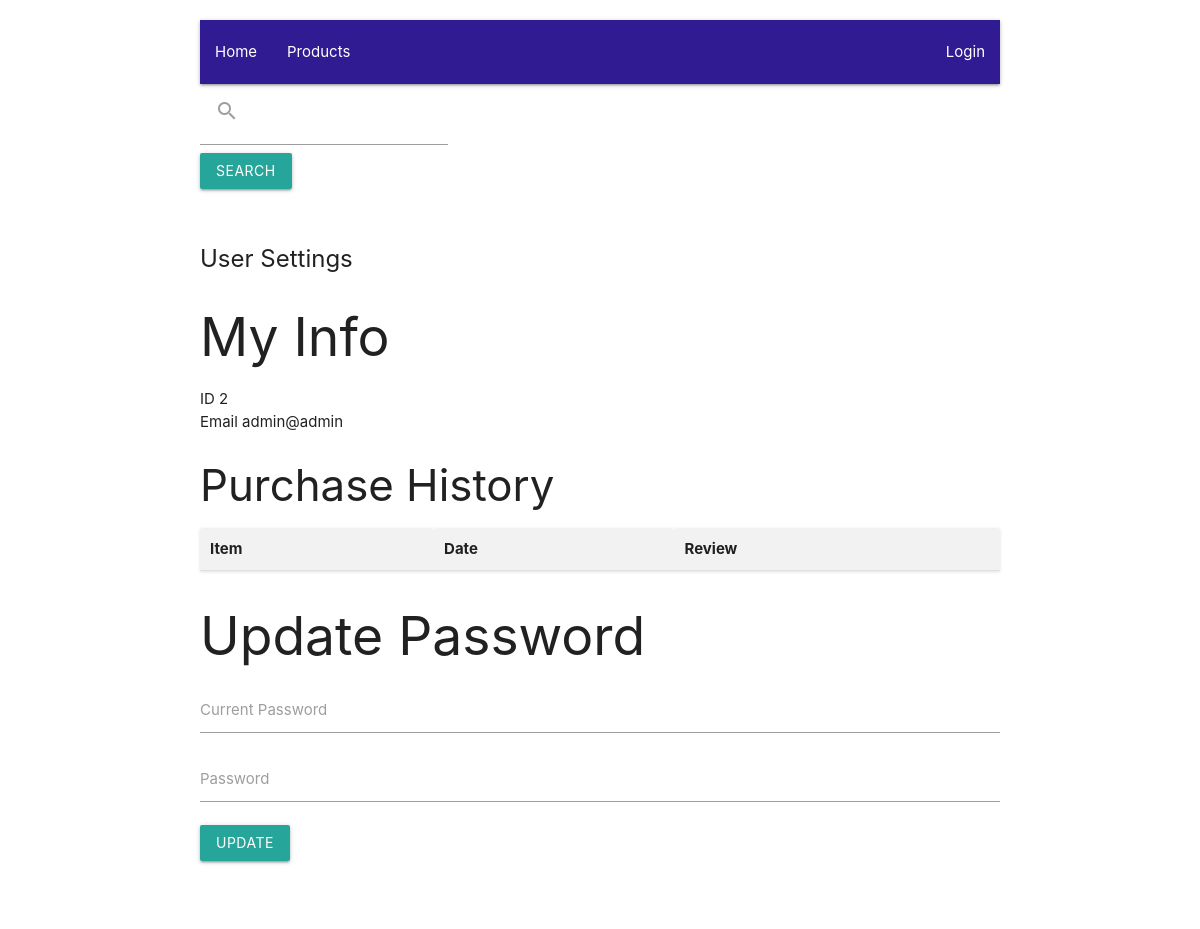
Before: /user/2/settings with the older database file.
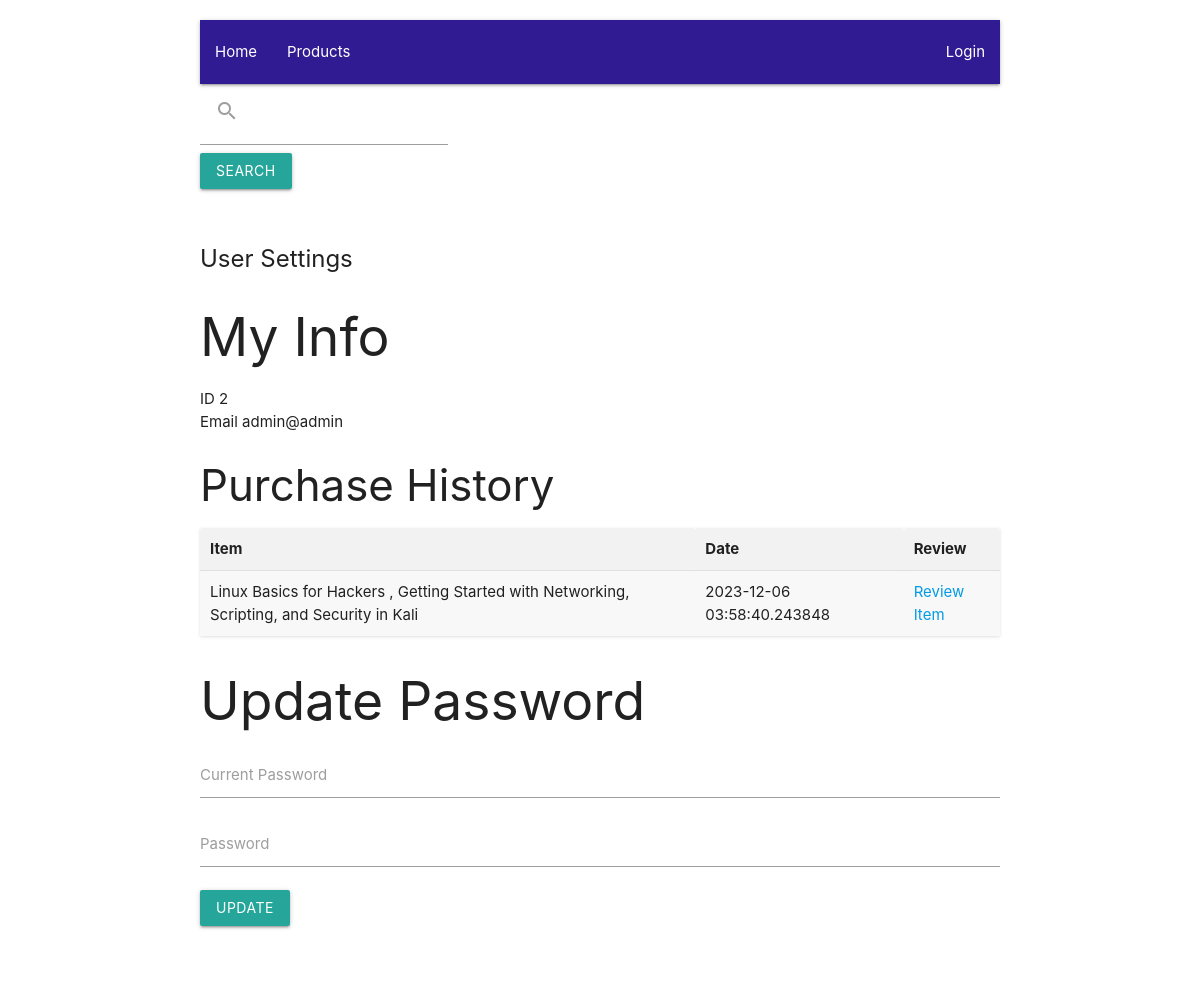
After: the same page with the newer database file.
### tables this page shows
CREATE TABLE user (
   id INTEGER PRIMARY KEY,
   email TEXT NOT NULL,
   password TEXT NOT NULL
   );

CREATE TABLE purchase (
  id INTEGER PRIMARY KEY,
  userID INTEGER NOT NULL,
  productID INTEGER NOT NULL,
  date DATE
  );

CREATE TABLE product (
   id INTEGER PRIMARY KEY,
   name TEXT NOT NULL,
   description TEXT NOT NULL,
   price REAL,
   image TEXT
   , seller_id INTEGER);

### app/views.py (the view)
@app.route("/user/<userId>/settings")
def settings(userId):
    theQry = "Select * FROM User WHERE id = ?"
    thisUser =  query_db(theQry, (userId,),one=True)
    if not thisUser:
        flask.flash("No Such User")
        return flask.redirect(flask.url_for("index"))
    theSQL = "Select * FROM purchase WHERE userID = ?"
    purchaces = query_db(theSQL,(userId,))
    theSQL = """
    SELECT productId, date, product.name
    FROM purchase
    INNER JOIN product ON purchase.productID = product.id
    WHERE userID = ?;
    """
    purchaces = query_db(theSQL,(userId,))
    return flask.render_template("usersettings.html",
                                 user = thisUser,
                                 purchaces = purchaces)

### app/meta.py (called while the page is built)
def make_dicts(cursor, row):
    return dict((cursor.description[idx][0], value)
                for idx, value in enumerate(row))

def get_db():
    db = getattr(g, '_database', None)
    if db is None:
        db = g._database = sqlite3.connect(DATABASE)
    db.row_factory = make_dicts
    return db

def query_db(query, args=(), one=False):
    cur = get_db().execute(query, args)
    rv = cur.fetchall()
    cur.close()
    return (rv[0] if rv else None) if one else rv

@app.teardown_appcontext
def close_connection(exception):
    db = getattr(g, '_database', None)
    if db is not None:
        db.close()

### app/templates/usersettings.html (shortened to what this page needs)
{% extends "base.html" %}
{% block content %}
<div class="row">
  <h1> User Settings </h1>
  <h2>My Info</h2>
  <ul>
    <li>ID {{user.id}}</li>
    <li>Email {{user.email}}</li>
  </ul>
<div class="row">
  <h3>Purchase History</h3>
  <table  class="striped">
    <thead>
      <tr>
	<th>Item</th>
	<th>Date</th>
	<th>Review</th>
      </tr>
    </thead>
  {% for item in purchaces %}
    <tr>
    <td>{{ item.name }} </td>
    <td>{{ item.date }} </td>
    <td><a href="{{url_for('reviewItem', userId=user.id, itemId=item.productID)}}">Review Item</a></td>
  </tr>
  {% endfor %}
  </table>
</div>
<div class="row">
  <h2>Update Password</h2>
  <form method="POST" action="{{url_for('updateUser', userId=user.id ) }}">
    <div class="input-field">
      <input id="current" name="current" type="password"/>
      <label for="current">Current Password<label>
    </div>
    <div class="input-field">
      <input id="password" name="password" type="password"/>
    <label for="password">Password<label>
    </div>
    <button class="waves-effect waves-light btn">Update</button>
  </form>
</div>
{% endblock content %}

### app/templates/base.html (shortened to what this page needs)
<!doctype html>
<html lang="en">
<head>
    <link rel="stylesheet" href="{{ url_for('static' , filename='materialize/css/materialize.min.css')}}">
    <link rel="stylesheet" href="{{ url_for('static' , filename='custom.css')}}">
    <link rel="stylesheet" href="{{ url_for('static' , filename='markdownEditor/dist/simplemde.min.css')}}">
    <link rel="stylesheet" href="https://cdn.jsdelivr.net/simplemde/latest/simplemde.min.css">
</head>
<body>
    <div class="container">
        <nav class="nav-extended deep-purple">
            <div class="nav-wrapper deep-purple darken-4">
                <ul id="nav-mobile" class="hide-on-med-and-down">
                    <li><a href="{{ url_for('index') }}">Home</a></li>
                    <li><a href="{{ url_for('products') }}">Products</a></li>
                </ul>
                <ul id="nav-mobile" class="right hide-on-med-and-down">
                    {% if session["user"] %}
                    <li><a href="{{ url_for('settings', userId=session['user']) }}">Settings</a></li>
                    {% if session["is_seller"] %}
                    <li><a href="{{ url_for('seller_dashboard')}}">Seller Account</a></li>
                            {% if session["admin"] %}
                            <li><a href="{{ url_for('admin_dashboard')}}">Admin Account</a></li>
                            {% endif %}
                    {% else %}
                    <li><a href="{{ url_for('create_seller')}}">Become a seller</a></li>
                    {% endif %}
                    <li><a href="{{ url_for('logout') }}">Logout</a></li>
                    {% else %}
                    <li><a href="{{ url_for('login')}}">Login</a></li>
                    {% endif %}
                </ul>
            </div>
        </nav>
        <div class="search-bar">
          <form action="{{ url_for('products_search') }}" method="get">
              <div class="input-field">
                  <input id="search" name="search" type="search" required>
                  <label class="label-icon" for="search"><i class="material-icons">search</i></label>
                  <button class="btn waves-effect waves-light" type="submit" name="action">Search</button>
                  <i class="material-icons">close</i>
              </div>
            </form>
      </div>
        <div class="row">
            {% block content %}
            {% endblock content %}
        </div>
    </div>
</body>
</html>

### app/static/custom.css (style rules this page uses)
.container { max-width: 1200px; margin: 0 auto; padding: 20px; }
h1 { font-size: 24px; margin-bottom: 20px; }
table { width: 100%; border-collapse: collapse; background-color: #fff; box-shadow: 0 1px 3px rgba(0, 0, 0, 0.12); }
table th, table td { padding: 10px; text-align: left; }
table th { background-color: #f2f2f2; border-bottom: 1px solid #e0e0e0; }
.nav-wrapper { position: relative; }
.input-field input[type=search] { display: block; line-height: inherit; width: inherit; -webkit-transition: .3s background-color; transition: .3s background-color }

Changed rows visible on the page:
added purchase: name "Linux Basics for Hackers , Getting Started with Networking, Scripting, and Security in Kali", date "2023-12-06 03:58:40.243848"
